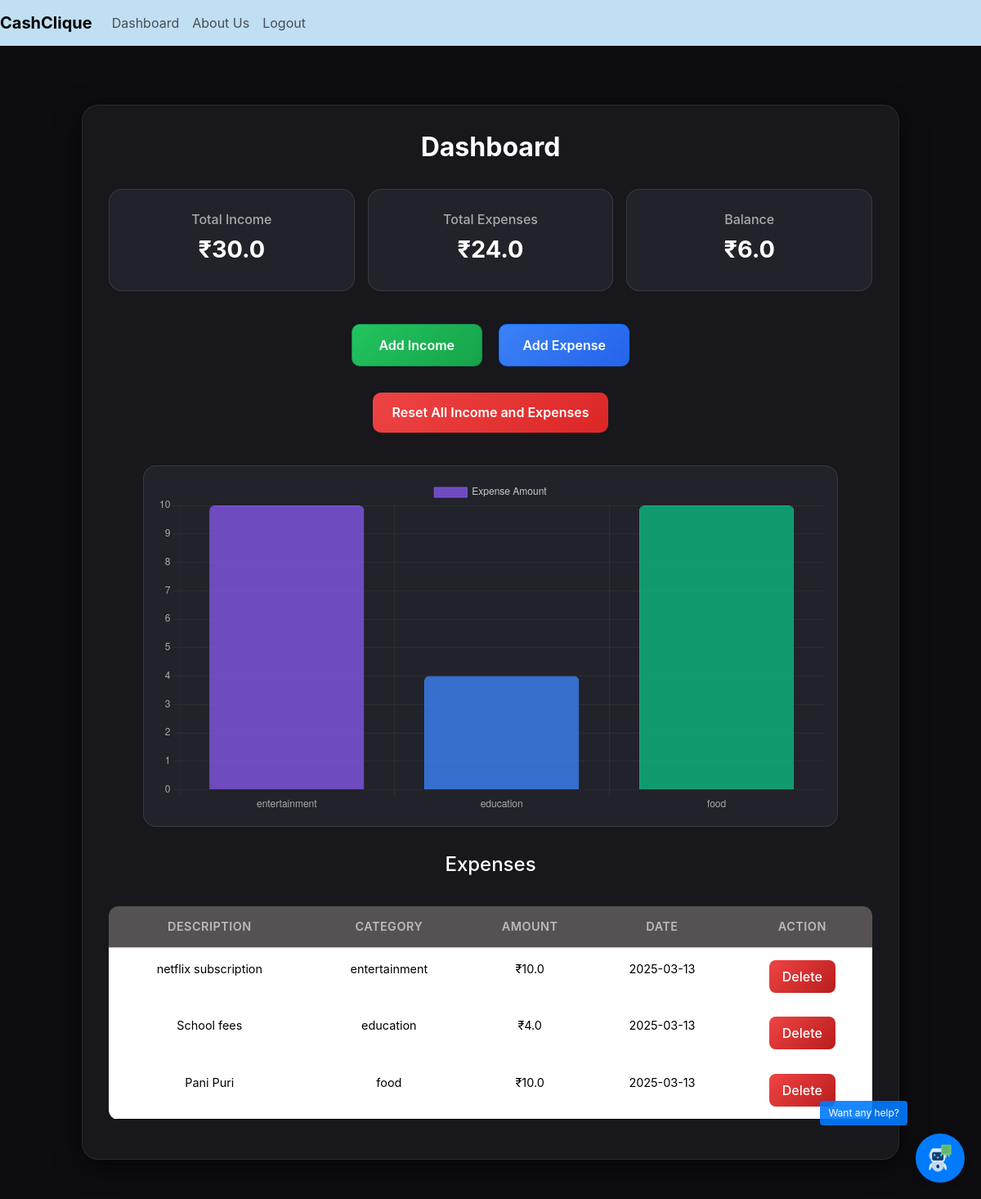
Page /dashboard (signed in) on the committed database.
### models.py (models this page shows)
class Expense(db.Model):
    id = db.Column(db.Integer, primary_key=True)
    raw_text = db.Column(db.String(140), nullable=False)
    category = db.Column(db.String(64))
    amount = db.Column(db.Float, nullable=False)
    timestamp = db.Column(db.DateTime, default=datetime.utcnow)
    user_id = db.Column(db.Integer, db.ForeignKey('user.id'), nullable=False)

### app.py (the view)
@app.route('/dashboard')
@login_required
def dashboard():
    try:
        incomes = Income.query.filter_by(user_id=current_user.id).all()
        expenses = Expense.query.filter_by(user_id=current_user.id).all()
        total_income = sum(i.amount for i in incomes)
        total_expense = sum(e.amount for e in expenses)
        balance = total_income - total_expense
        category_totals = {}
        for e in expenses:
            category_totals[e.category] = category_totals.get(e.category, 0) + e.amount
        return render_template('dashboard.html',
                               incomes=incomes,
                               expenses=expenses,
                               total_income=total_income,
                               total_expense=total_expense,
                               balance=balance,
                               category_totals=category_totals)
    except Exception as e:
        flash('Error loading dashboard data. Please try again.', 'danger')
        return redirect(url_for('index'))

### models.py (called while the page is built)
@login_manager.user_loader
def load_user(user_id):
    return User.query.get(int(user_id))

### templates/dashboard.html (shortened to what this page needs)
{% extends "base.html" %}
{% block content %}
<div class="dashboard-container">
  <div class="dashboard-box">
    <h2 class="dashboard-title">Dashboard</h2>
    <div class="card-container">
      <div class="dashboard-card">
        <div class="card-header">Total Income</div>
        <div class="card-body">
          <h5 class="card-value">₹{{ total_income }}</h5>
        </div>
      </div>
      <div class="dashboard-card">
        <div class="card-header">Total Expenses</div>
        <div class="card-body">
          <h5 class="card-value">₹{{ total_expense }}</h5>
        </div>
      </div>
      <div class="dashboard-card">
        <div class="card-header">Balance</div>
        <div class="card-body">
          <h5 class="card-value">₹{{ balance }}</h5>
        </div>
      </div>
    </div>
    <div class="action-buttons text-center mb-3">
      <a href="{{ url_for('add_income') }}" class="btn btn-success me-2">Add Income</a>
      <a href="{{ url_for('add_expense') }}" class="btn btn-primary me-2">Add Expense</a>
    </div>
    <div class="reset-container text-center mb-3">
      <form action="{{ url_for('reset') }}" method="POST">
        <button type="submit" class="btn btn-reset">Reset All Income and Expenses</button>
      </form>
    </div>
    <div class="chart-container">
      <canvas id="expenseChart"></canvas>
    </div>
    <div class="expenses-container">
      <h3>Expenses</h3>
      <div class="table-responsive">
        <table class="table expenses-table">
          <thead>
            <tr>
              <th>Description</th>
              <th>Category</th>
              <th>Amount</th>
              <th>Date</th>
              <th>Action</th>
            </tr>
          </thead>
          <tbody>
            {% for expense in expenses %}
            <tr>
              <td>{{ expense.raw_text }}</td>
              <td>{{ expense.category }}</td>
              <td>₹{{ expense.amount }}</td>
              <td>{{ expense.timestamp.strftime('%Y-%m-%d') }}</td>
              <td>
                <form action="{{ url_for('delete_expense', expense_id=expense.id) }}" method="POST" style="display:inline;">
                  <button type="submit" class="btn btn-delete">Delete</button>
                </form>
              </td>
            </tr>
            {% endfor %}
          </tbody>
        </table>
      </div>
    </div>
  </div>
</div>
{% endblock %}
{% block scripts %}
<script>
  var labels = JSON.parse('{{ category_totals.keys() | list | tojson | safe }}');
  var datasetData = JSON.parse('{{ category_totals.values() | list | tojson | safe }}');
  var colors = [
      'rgba(130, 87, 229, 0.8)',
      'rgba(59, 130, 246, 0.8)',
      'rgba(16, 185, 129, 0.8)',
      'rgba(251, 191, 36, 0.8)',
      'rgba(244, 63, 94, 0.8)',
      'rgba(236, 72, 153, 0.8)'
  ];
  var data = {
    labels: labels,
    datasets: [{
      label: 'Expense Amount',
      data: datasetData,
      backgroundColor: colors,
      borderColor: colors.map(c => c.replace('0.8','1')),
      borderWidth: 1,
      borderRadius: 6
    }]
  };
  var ctx = document.getElementById('expenseChart').getContext('2d');
  var expenseChart = new Chart(ctx, {
    type: 'bar',
    data: data,
    options: {
      plugins: {
        legend: { labels: { color: "#ccc" } }
      },
      scales: {
        x: { ticks: { color: "#aaa" }, grid: { color: "rgba(255,255,255,0.05)" } },
        y: { ticks: { color: "#aaa" }, grid: { color: "rgba(255,255,255,0.05)" }, beginAtZero: true }
      }
    }
  });
</script>
{% endblock %}

### templates/base.html (shortened to what this page needs)
<!doctype html>
<html lang="en">
<head>
  <link rel="stylesheet" href="https://cdn.jsdelivr.net/npm/bootstrap@5.3.0/dist/css/bootstrap.min.css">
  <link rel="stylesheet" href="{{ url_for('static', filename='css/styles.css') }}">
</head>
<body>
  <nav class="navbar navbar-expand-lg navbar-light bg-light">
    <a class="navbar-brand fw-bold" href="{{ url_for('index') }}">CashClique</a>
    <div class="collapse navbar-collapse">
      <ul class="navbar-nav ml-auto">
        {% if current_user.is_authenticated %}
          <li class="nav-item"><a class="nav-link" href="{{ url_for('dashboard') }}">Dashboard</a></li>
          <li class="nav-item"><a class="nav-link" href="{{ url_for('about') }}">About Us</a></li>
          <li class="nav-item rounded-pill"><a class="nav-link" href="{{ url_for('logout') }}">Logout</a></li>
        {% else %}
          <li class="nav-item"><a class="nav-link" href="{{ url_for('login') }}">Login</a></li>
          <li class="nav-item"><a class="nav-link" href="{{ url_for('register') }}">Register</a></li>
        {% endif %}
      </ul>
    </div>
  </nav>
  <div class="container mt-4">
    {% block content %}{% endblock %}
  </div>
  <button id="chat-toggle" style="position: fixed; bottom: 20px; right: 20px; z-index: 10000; background-color: #007bff; border: none; border-radius: 50%; width: 60px; height: 60px; box-shadow: 0 4px 8px rgba(0,0,0,0.2); cursor: pointer;">
    <img src="{{ url_for('static', filename='images/chat-icon.png') }}" alt="Chat Icon" style="width: 60%; height: 60%;">
  </button>
  <div id="chat-text" style="position: fixed; bottom: 90px; right: 90px; z-index: 10001; background: rgba(0,123,255,0.9); color: #fff; padding: 6px 10px; border-radius: 4px; font-size: 12px;">
    Want any help?
  </div>
  {% block scripts %}{% endblock %}
</body>
</html>

### static/css/styles.css (style rules this page uses)
body { background-color: #fbfbfb; font-family: Arial, sans-serif; margin: 0; padding: 0; }
.container { margin-top: 20px; }
.navbar { margin-bottom: 20px; background-color: rgb(193, 223, 242) !important; }
.table { background-color: #ffffff; margin-top: 20px; border-width: 7px; }

### templates/dashboard.html (style rules this page uses)
body { background: #0d0d10; color: #e0e0e0; font-family: 'Inter', sans-serif; }
.dashboard-container { min-height: 100vh; display: flex; justify-content: center; align-items: flex-start; padding: 3rem 1rem; position: relative; overflow: hidden; }
.dashboard-box { background: rgba(26, 26, 31, 0.85); border-radius: 20px; padding: 2rem; width: 100%; max-width: 1000px; backdrop-filter: blur(20px); box-shadow: 0 8px 32px rgba(0, 0, 0, 0.6); border: 1px solid rgba(255, 255, 255, 0.08); animation: fadeIn 0.6s ease-out; }
.dashboard-title { text-align: center; font-size: 2rem; font-weight: 700; color: #fff; margin-bottom: 2rem; }
.card-container { display: flex; justify-content: space-between; flex-wrap: wrap; gap: 1rem; margin-bottom: 2rem; }
.dashboard-card { flex: 1; min-width: 250px; background: rgba(40, 40, 50, 0.7); border-radius: 16px; padding: 1.5rem; text-align: center; border: 1px solid rgba(255, 255, 255, 0.1); transition: transform 0.3s ease, box-shadow 0.3s ease; }
.card-header { font-size: 1rem; font-weight: 500; color: #aaa; margin-bottom: 0.5rem; }
.card-value { font-size: 1.8rem; font-weight: 700; color: #fff; }
.action-buttons a, .btn-reset { display: inline-block; min-width: 160px; padding: 0.8rem 1.5rem; border-radius: 10px; font-weight: 600; text-align: center; text-decoration: none; color: #fff; cursor: pointer; transition: all 0.3s ease; margin: 0.5rem; }
.btn-success { background: linear-gradient(135deg, #22c55e, #16a34a); }
.btn-primary { background: linear-gradient(135deg, #3b82f6, #2563eb); }
.btn-reset { background: linear-gradient(135deg, #ef4444, #dc2626); border: none; }
.btn-delete { background: linear-gradient(135deg, #ef4444, #b91c1c); border: none; padding: 0.5rem 1rem; border-radius: 8px; font-weight: 500; color: #fff; transition: all 0.3s ease; }
.chart-container { margin: 2rem auto; max-width: 850px; background: rgba(40, 40, 50, 0.7); border-radius: 16px; padding: 1rem; border: 1px solid rgba(255, 255, 255, 0.1); }
.expenses-container { margin-top: 2rem; }
.expenses-container h3 { font-size: 1.5rem; color: #fff; text-align: center; margin-bottom: 1rem; }
.expenses-table { width: 100%; border-collapse: collapse; font-size: 0.9rem; background: rgba(88, 83, 83, 0.85); border-radius: 12px; overflow: hidden; }
.expenses-table th, .expenses-table td { padding: 0.9rem; text-align: center; color: #000000; }
.expenses-table th { background: rgba(255, 255, 255, 0.05); color: #bbb; font-weight: 600; text-transform: uppercase; letter-spacing: 0.5px; }
.expenses-table tr { border-bottom: 1px solid rgba(255, 255, 255, 0.08); }
.expenses-table tr:last-child { border-bottom: none; }

### rows in the picture
Expense: raw_text "netflix subscription", category "entertainment", amount "10.0", timestamp "2025-03-13"
Expense: raw_text "School fees", category "education", amount "4.0", timestamp "2025-03-13"
Expense: raw_text "Pani Puri", category "food", amount "10.0", timestamp "2025-03-13"

### other values in the picture
{{ total_income }} "30.0"
{{ total_expense }} "24.0"
{{ balance }} "6.0"
chart data {{ category_totals.keys() | list | tojson | safe }} ["entertainment", "education", "food"]
chart data {{ category_totals.values() | list | tojson | safe }} [10.0, 4.0, 10.0]
